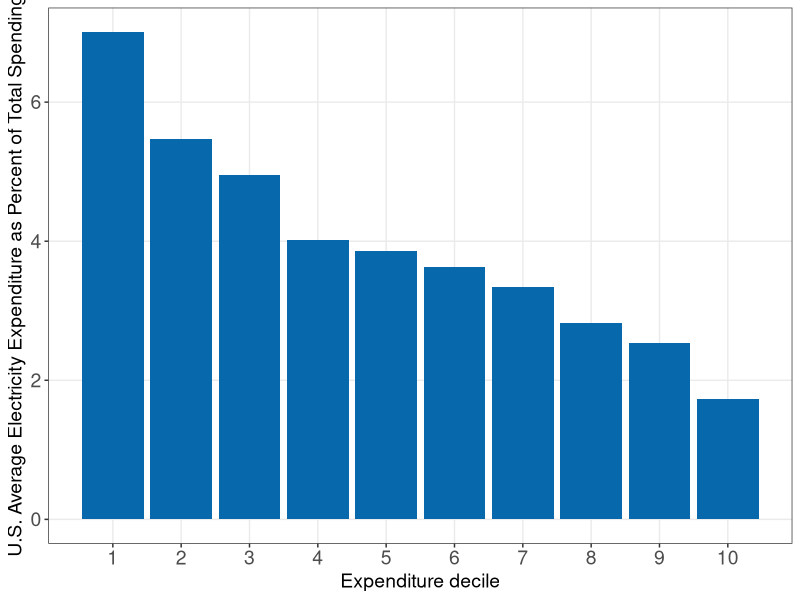
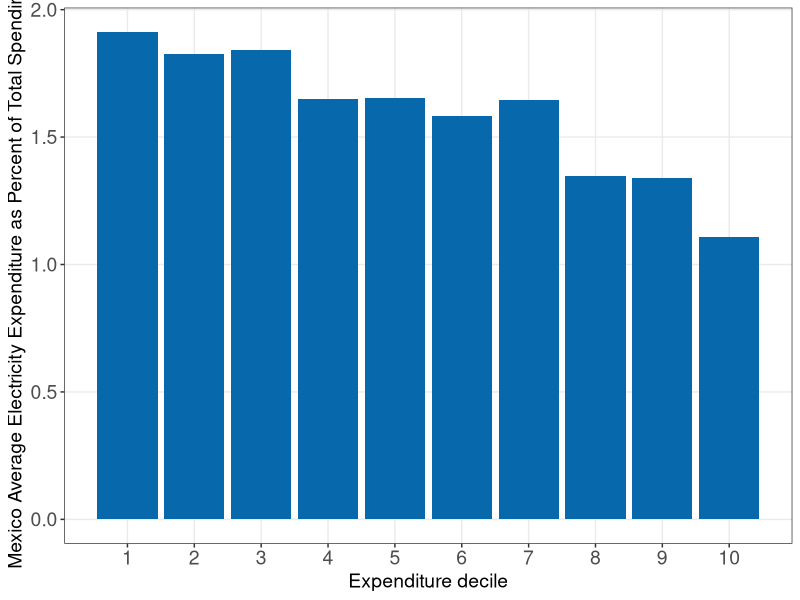
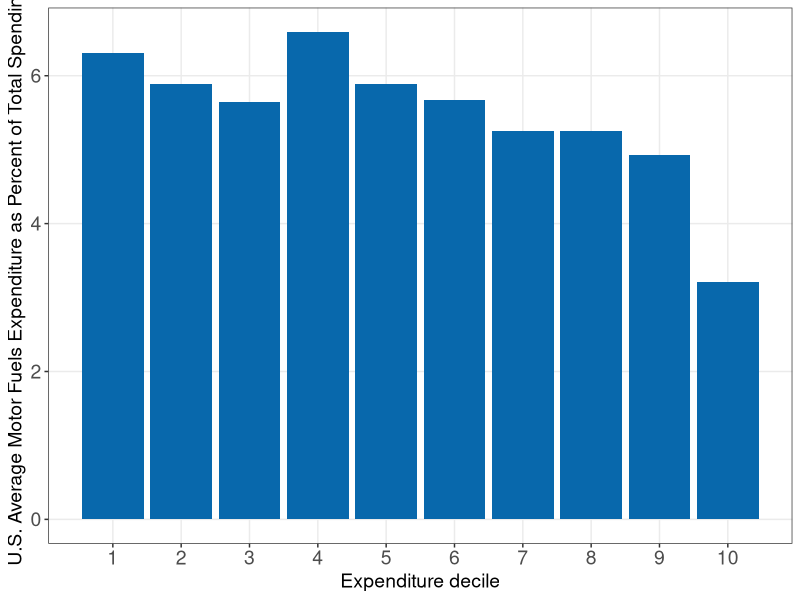
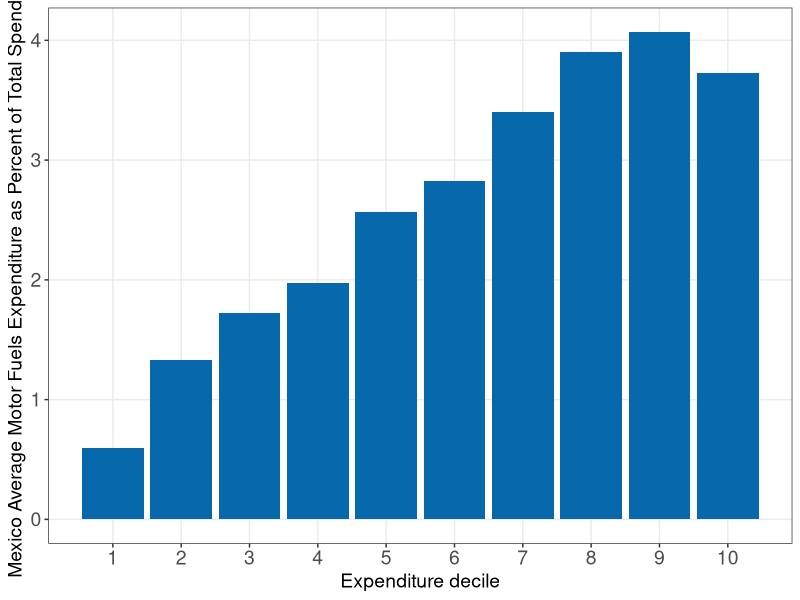

Recreate these plots in R, in order.
#Graph Designer: Bridget Diana + Scott Cohn + Simon Halliday
#Authors: Bowles and Halliday
#Title: Coordination, Conflict and Competition: A Text in Microeconomics

require(shape)
library(tidyverse)
library(lubridate)
# ----
#Set parameters for graphics
axislabelsize <- 1.8
labelsize <- 1.5
namesize <- 1.8
annotatesize <- 1.5
graphlinewidth <- 2
segmentlinewidth <- 1.5

COL <- c("#7fc97f", "#beaed4", "#fdc086", "#ffff99", "#386cb0", "#f0027f", "#bf5b17", "#666666")
COLA <- c("#e0f3db", "#99d8c9","#66c2a4","#41ae76", "#238b45", "#005824")
COLB <- c("#c6dbef", "#4eb3d3", "#2b8cbe", "#0868ac","#084081")
COLC <- c("#fcfbfd", "#efedf5", "#dadaeb", "#bcbddc", "#9e9ac8", "#807dba", "#6a51a3", "#54278f", "#3f007d")


# Import Data -------------------------------------------------------------

library(haven)
US_Mexico_data <- read_dta("indmarketdemand/US_Mexico_cleaned_data.dta")


# Graphs ------------------------------------------------------------------

US_elec <- ggplot(data = subset(US_Mexico_data, Country == "USA"), mapping = aes(x = exp_decile, y = E_share)) +  
  labs(x = "Expenditure decile", y = "U.S. Average Electricity Expenditure as Percent of Total Spending") + 
  scale_x_continuous(breaks = seq(0, 10, 1)) + 
  geom_bar(stat = "identity", fill = COLB[4]) +
  #ylim(0, 7) +
  theme_bw() +
  theme(text = element_text(size = 14),
        axis.text = element_text(size = 14),
        panel.grid.minor = element_blank())

ggsave("indmarketdemand/US_electricity.pdf", US_elec, width = 7, height = 7)

Mex_elec <- ggplot(data = subset(US_Mexico_data, Country == "Mexico"), mapping = aes(x = exp_decile, y = E_share)) + 
  labs(x = "Expenditure decile", y = "Mexico Average Electricity Expenditure as Percent of Total Spending") + 
  scale_x_continuous(breaks = seq(0, 10, 1)) + 
  geom_bar(stat = "identity", fill = COLB[4]) +
  #ylim(0, 7) +
  theme_bw() +
  theme(text = element_text(size = 14),
        axis.text = element_text(size = 14),
        panel.grid.minor = element_blank())

ggsave("indmarketdemand/Mexico_electricity.pdf", Mex_elec, width = 7, height = 7)

US_gas <- ggplot(data = subset(US_Mexico_data, Country == "USA"), mapping = aes(x = exp_decile, y = G_share)) + 
  labs(x = "Expenditure decile", y = "U.S. Average Motor Fuels Expenditure as Percent of Total Spending") + 
  scale_x_continuous(breaks = seq(0, 10, 1)) + 
  geom_bar(stat = "identity", fill = COLB[4]) +
  #ylim(0, 7) +
  theme_bw() +
  theme(text = element_text(size = 14),
        axis.text = element_text(size = 14),
        panel.grid.minor = element_blank())

ggsave("indmarketdemand/US_gasoline.pdf", US_gas, width = 7, height = 7)

Mex_gas <- ggplot(data = subset(US_Mexico_data, Country == "Mexico"), mapping = aes(x = exp_decile, y = G_share)) + 
  labs(x = "Expenditure decile", y = "Mexico Average Motor Fuels Expenditure as Percent of Total Spending") + 
  scale_x_continuous(breaks = seq(0, 10, 1)) + 
  geom_bar(stat = "identity", fill = COLB[4]) +
  #ylim(0, 7) +
  theme_bw() +
  theme(text = element_text(size = 14),
        axis.text = element_text(size = 14),
        panel.grid.minor = element_blank())

ggsave("indmarketdemand/Mexico_gasoline.pdf", Mex_gas, width = 7, height = 7)
